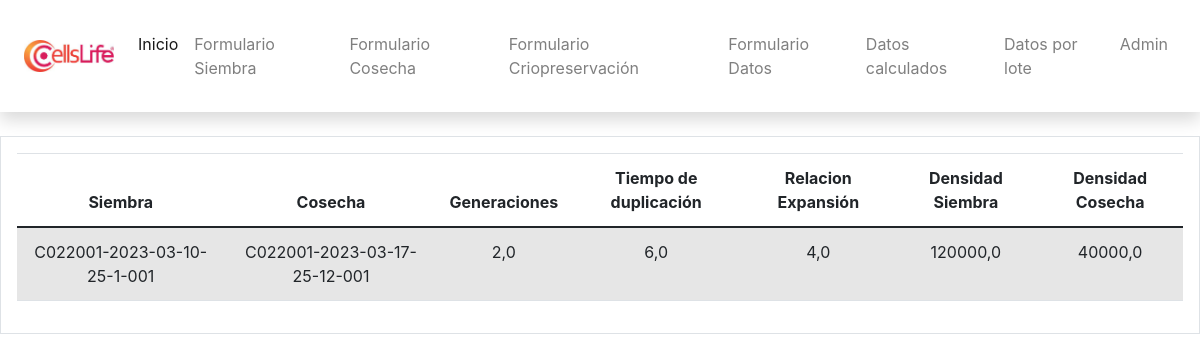
Page /datos/ on the earlier database version.
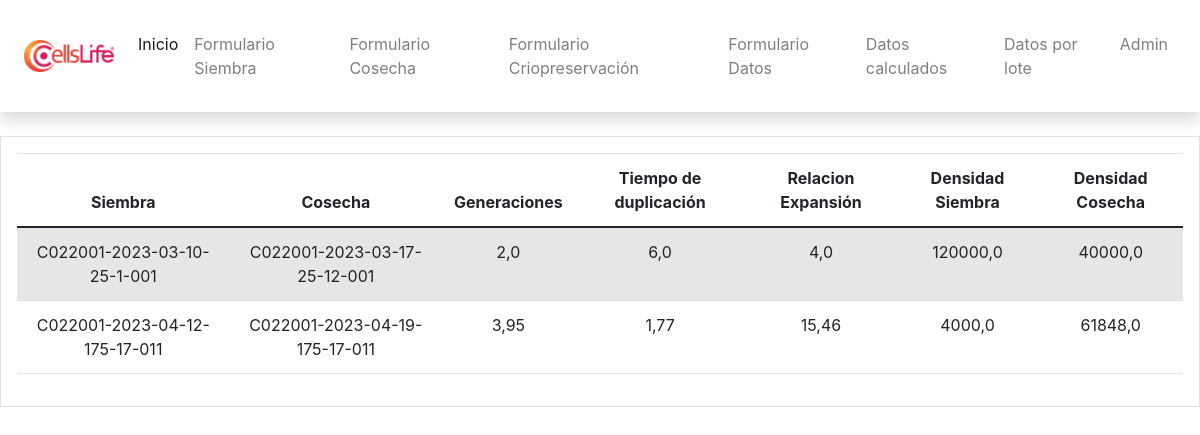
Same page on the later database version.
### formularios/models.py (models this page shows, shortened)
class Dato(models.Model):
    cci = models.CharField(max_length=10 , default="")
    siembra = models.ForeignKey(Siembra, on_delete=models.CASCADE)
    cosecha = models.ForeignKey(Cosecha, on_delete=models.CASCADE)
    generaciones = models.FloatField()
    tiempoDuplicacion = models.FloatField()
    relacionExpansion = models.FloatField()
    loteDatos = models.CharField(default="000", max_length=50)
    densidadCosecha = models.FloatField(default=0.0,  max_length=10)
    densidadSiembra = models.FloatField(default=0.0,  max_length=10)

class Siembra(models.Model):
    cci = models.CharField(max_length=10, default="")
    loteSimbra = models.CharField(max_length=50)
    fechaSiembra = models.DateField()
    paseSiembra = models.CharField(choices=[('P0', 'P0'),('P1', 'P1'), ('P2', 'P2'), ('P3', 'P3'), ('P4', 'P4'), ('P5', 'P5'), ('P6', 'P6'), ('P7', 'P7')] , max_length=10)
    areaFrascosSiembra = models.IntegerField(choices=[(25, 'T25'), (75, 'T75'), (175, 'T175'), (850, 'CR Liso'), (2125, 'CR Corrugado'), (0, 'Crioviales')])
    numFrascosSiembra = models.IntegerField()
    numCelulasSembradasXFrasco = models.FloatField()
    densidadSiembra = models.IntegerField()
    siembraId = models.CharField(max_length=50, unique=True, primary_key=True)
    totalSiembra = models.FloatField(max_length=10)
    def __str__(self):
        return self.siembraId

class Cosecha(models.Model):
    cci = models.CharField(max_length=10, default="")
    loteCosecha = models.CharField(default="", max_length=50)
    fechaCosecha = models.DateField()
    paseCosecha = models.CharField(choices=[('P0', 'P0'),('P1', 'P1'), ('P2', 'P2'), ('P3', 'P3'), ('P4', 'P4'), ('P5', 'P5'), ('P6', 'P6'), ('P7', 'P7')] , max_length=10)
    areaFrascosCosecha = models.IntegerField(choices=[(25, 'T25'), (75, 'T75'), (175, 'T175'), (850, 'CR Liso'), (2125, 'CR Corrugado'), (0, 'Crioviales')])
    numFrascosCosecha = models.IntegerField()
    confluenciaCosecha = models.FloatField()
    tiempoCultivoDias = models.IntegerField()
    numCelulasObtenidas = models.FloatField()
    viabilidadCosecha = models.IntegerField()
    siembra = models.ForeignKey(Siembra, on_delete=models.CASCADE)
    densidadCosecha = models.IntegerField()
    totalObtenidas = models.FloatField()
    cosechaId = models.CharField(max_length=50, unique=True, primary_key=True)
    def __str__(self):
        return self.cosechaId

### formularios/views.py (the view)
# urls.py: path('datos/', views.datos, name='datos'),
def datos(request):
    datos = models.Dato.objects.all()
    return render(request, 'formularios/datos.html', {'datos':datos} )

### formularios/templates/formularios/datos.html (shortened to what this page needs)
{% extends 'formularios/base.html' %}
{% block content %}
    <table class="table table-striped" >
        <thead>
            <tr>
                <th>Siembra</th>
                <th>Cosecha</th>
                <th>Generaciones</th>
                <th>Tiempo de duplicación</th>
                <th>Relacion Expansión</th>
                <th> Densidad Siembra </th>
                <th> Densidad Cosecha </th>
            </tr>
        </thead>
        <tbody>
            {% for i in datos %}
            <tr>
              <td>{{ i.siembra }}</td>
              <td>{{ i.cosecha }}</td>
              <td>{{ i.generaciones }}</td>
              <td>{{i.tiempoDuplicacion}}</td>
              <td>{{i.relacionExpansion}}</td>
              <td>{{i.densidadSiembra}}</td>
              <td>{{i.densidadCosecha}}</td>
            </tr>
          {% endfor %}
        </tbody>
    </table>
{% endblock %}

### formularios/templates/formularios/base.html (shortened to what this page needs)
<!DOCTYPE html>
<html lang="en">
  <head>
    <link
      href="https://cdn.jsdelivr.net/npm/bootstrap@5.0.0-beta1/dist/css/bootstrap.min.css"
      rel="stylesheet"
    />
    <link
      rel="stylesheet"
      href="https://cdn.jsdelivr.net/npm/sweetalert2@11.1.4/dist/sweetalert2.min.css"
    />
    {% load static %} {% load bootstrap4 %} {% bootstrap_css %}
  </head>
  <body>
    <nav
      class="navbar navbar-expand-lg navbar-light bg-light shadow p-4 mb-4 bg-white"
    >
      <a class="navbar-brand" href="/"
        ><img src="{% static 'img/logo.jpg' %}" style="width: 90px" alt="Logo"
      /></a>
      <ul class="navbar-nav mr-auto">
        <li class="nav-item active">
          <a class="nav-link" href="/">Inicio</a>
        </li>
        <li class="nav-item">
          <a class="nav-link" href="/siembra/">
            Formulario Siembra</a
          >
        </li>
        <li class="nav-item">
          <a class="nav-link" href="/cosecha/">
            Formulario Cosecha
          </a>
        </li>
        <li class="nav-item">
          <a class="nav-link" href="/crio/">
            Formulario Criopreservación</a
          >
        </li>
        <li class="nav-item">
          <a class="nav-link" href="/formulario_datos"> Formulario Datos</a>
        </li>
        <li class="nav-item">
          <a class="nav-link" href="/datos/">Datos calculados</a>
        </li>
        <li class="nav-item">
          <a class="nav-link" href="/lotes/">Datos por lote</a>
        </li>
        <li class="nav-item">
          <a class="nav-link" href="/admin/">Admin</a>
        </li>
      </ul>
    </nav>
    <div class="p-3 my-3 border">{% block content %} {% endblock %}</div>
  </body>
</html>

### formularios/templates/formularios/datos.html (style rules this page uses)
table { margin: 0 auto; text-align: center; }

Differences in the rows shown:
added Dato: siembra "C022001-2023-04-12-175-17-011", cosecha "C022001-2023-04-19-175-17-011", generaciones "3,95", tiempoDuplicacion "1,77", relacionExpansion "15,46", densidadSiembra "4000,0", densidadCosecha "61848,0"
